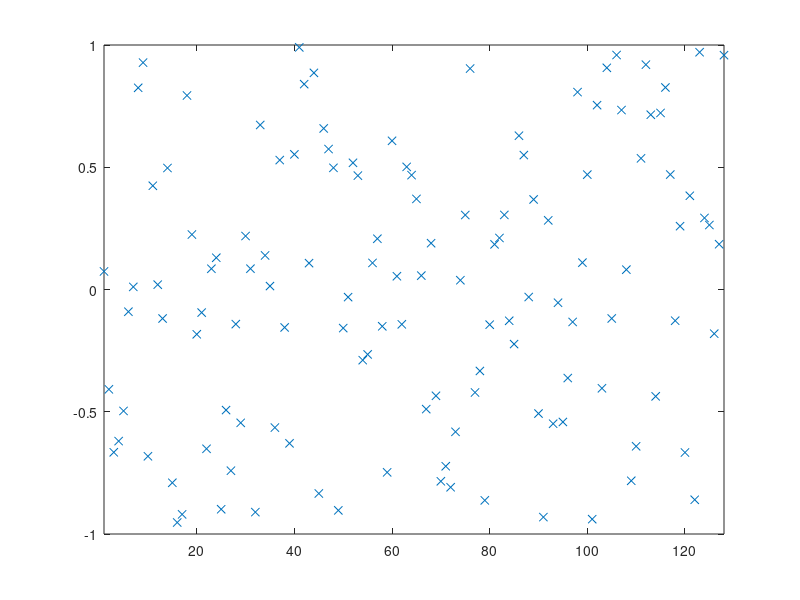

Write the MATLAB code that produced this figure. (Note: this script raises an error after producing the figure.)
% script <a href="matlab:RC_BitonicSortTest">RC_BitonicSortTest</a>
% Test <a href="matlab:help RC_BitonicSort">RC_BitonicSort</a> on a random set of data.
% Renaissance Codebase, https://github.com/tbewley/RC/NRchap07
% Copyright 2023 by Thomas Bewley, distributed under BSD 3-Clause License. 

n=2^7; D=2*rand(n,1)-1; close all, plot(D(:,1),'x'), axis([1 n -1 1]), pause(0.5)
[D,index]=RC_BitonicSort(D,1,n);      plot(D(:,1),'x'), axis([1 n -1 1])

% end script RC_BitonicSortTest
